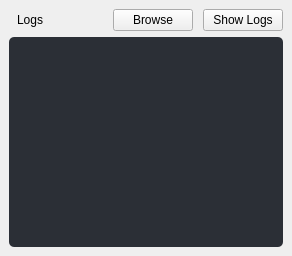
            <widget class="QWidget" name="LogsPage">
             <property name="sizePolicy">
              <sizepolicy hsizetype="Preferred" vsizetype="Preferred">
               <horstretch>0</horstretch>
               <verstretch>0</verstretch>
              </sizepolicy>
             </property>
             <layout class="QVBoxLayout" name="verticalLayout_11">
              <property name="leftMargin">
               <number>9</number>
              </property>
              <property name="topMargin">
               <number>9</number>
              </property>
              <property name="rightMargin">
               <number>9</number>
              </property>
              <property name="bottomMargin">
               <number>9</number>
              </property>
              <item alignment="Qt::AlignTop">
               <widget class="QWidget" name="LogsBar" native="true">
                <property name="styleSheet">
                 <string notr="true"/>
                </property>
                <layout class="QHBoxLayout" name="horizontalLayout_10">
                 <property name="spacing">
                  <number>10</number>
                 </property>
                 <property name="leftMargin">
                  <number>0</number>
                 </property>
                 <property name="topMargin">
                  <number>0</number>
                 </property>
                 <property name="rightMargin">
                  <number>0</number>
                 </property>
                 <property name="bottomMargin">
                  <number>0</number>
                 </property>
                 <item>
                  <widget class="QLabel" name="logsTitle">
                   <property name="styleSheet">
                    <string notr="true">padding-left:5px;</string>
                   </property>
                   <property name="text">
                    <string>Logs</string>
                   </property>
                  </widget>
                 </item>
                 <item>
                  <widget class="QPushButton" name="browseLogsBtn">
                   <property name="sizePolicy">
                    <sizepolicy hsizetype="Maximum" vsizetype="Fixed">
                     <horstretch>0</horstretch>
                     <verstretch>0</verstretch>
                    </sizepolicy>
                   </property>
                   <property name="cursor">
                    <cursorShape>PointingHandCursor</cursorShape>
                   </property>
                   <property name="text">
                    <string>Browse</string>
                   </property>
                   <property name="icon">
                    <iconset resource="../resources.qrc">
                     <normaloff>:/feather/folder-minus.svg</normaloff>:/feather/folder-minus.svg</iconset>
                   </property>
                  </widget>
                 </item>
                 <item>
                  <widget class="QPushButton" name="showLogsBtn">
                   <property name="sizePolicy">
                    <sizepolicy hsizetype="Maximum" vsizetype="Fixed">
                     <horstretch>0</horstretch>
                     <verstretch>0</verstretch>
                    </sizepolicy>
                   </property>
                   <property name="cursor">
                    <cursorShape>PointingHandCursor</cursorShape>
                   </property>
                   <property name="text">
                    <string>Show Logs</string>
                   </property>
                   <property name="icon">
                    <iconset resource="../resources.qrc">
                     <normaloff>:/feather/file-text.svg</normaloff>:/feather/file-text.svg</iconset>
                   </property>
                  </widget>
                 </item>
                </layout>
               </widget>
              </item>
              <item>
               <widget class="QWidget" name="mainLogs" native="true">
                <property name="sizePolicy">
                 <sizepolicy hsizetype="Preferred" vsizetype="Expanding">
                  <horstretch>0</horstretch>
                  <verstretch>0</verstretch>
                 </sizepolicy>
                </property>
                <property name="styleSheet">
                 <string notr="true">background-color:#2b2f36;
border-radius:5px;
padding-left:100px;</string>
                </property>
                <layout class="QVBoxLayout" name="verticalLayout_12">
                 <item>
                  <widget class="QTextBrowser" name="textBrowser">
                   <property name="styleSheet">
                    <string notr="true">margin:0;
padding:0;</string>
                   </property>
                  </widget>
                 </item>
                </layout>
               </widget>
              </item>
             </layout>
            </widget>
